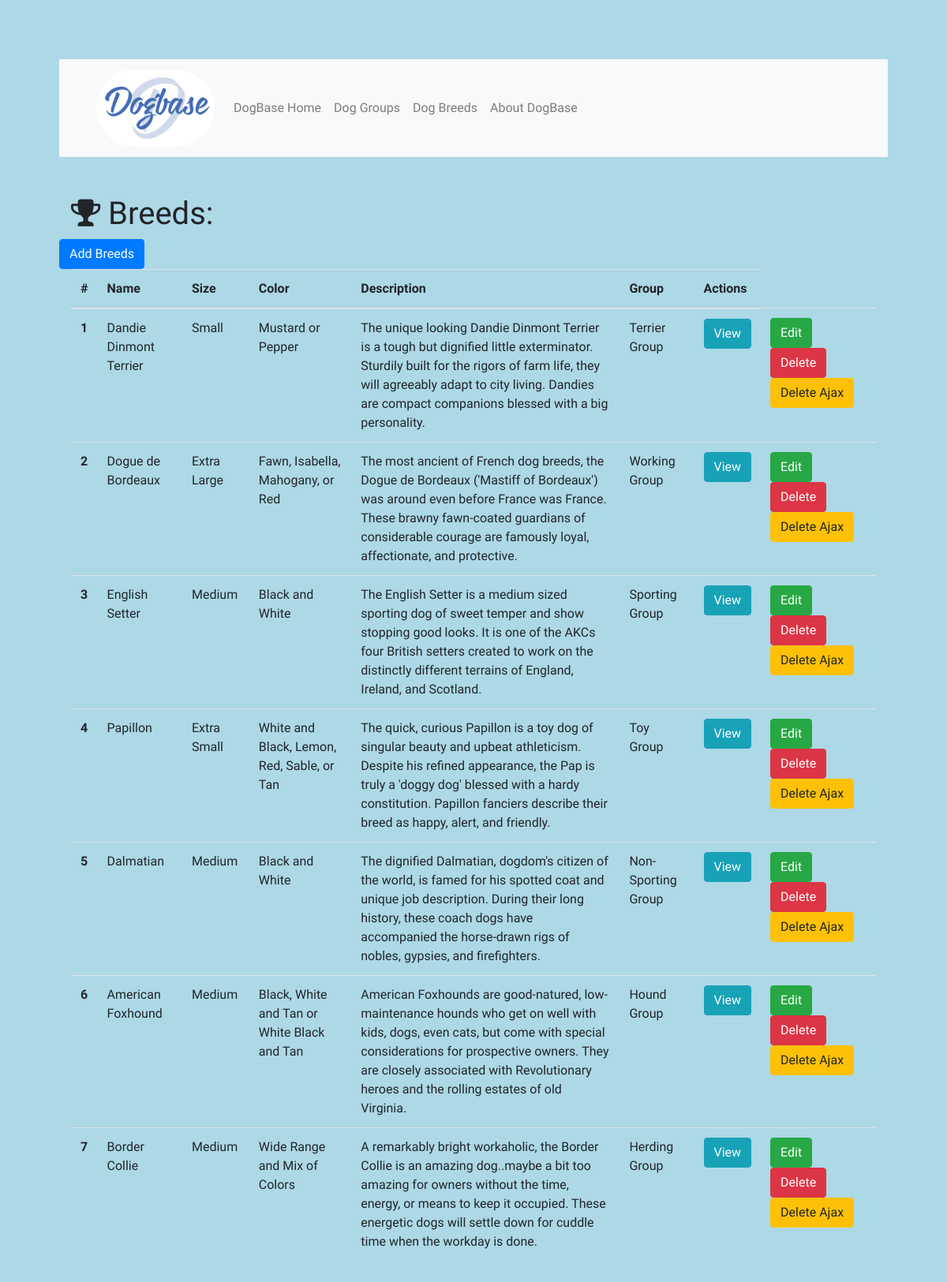
/breed, run on the app's committed database.
### dogbase.py (models this page shows)
class Breed(db.Model):
    __tablename__ = 'breed'
    id = db.Column(db.Integer, primary_key=True)
    name = db.Column(db.String(256))
    size = db.Column(db.String(64))
    color = db.Column(db.String(64))
    description = db.Column(db.Text)
    group_id = db.Column(db.Integer, db.ForeignKey('group.id'))

class Group(db.Model):
    __tablename__ = 'group'
    id = db.Column(db.Integer, primary_key=True)
    name = db.Column(db.String(64))
    about = db.Column(db.Text)
    breed = db.relationship('Breed', backref='group', cascade="delete")

### dogbase.py (the view)
@app.route('/breed')
def show_all_breeds():
    breed = Breed.query.all()
    return render_template('breed-all.html', breed=breed)

### templates/breed-all.html (shortened to what this page needs)
{% extends "base.html"%}
{% block head%}
{{super()}}
{% endblock %}
{% block page_content%}
<div class="container">
  <h1 class="mt-5"><i class="fa fa-trophy" aria-hidden="true"></i> Breeds:</h1>
  <div class="row bottom-margin">
    <a href="/breed/add" class="btn btn-primary" role="button" aria-disabled="true">Add Breeds</a>
  </div>
  {% if breed %}
  <table class="table">
    <thead>
      <tr>
        <th>#</th>
        <th>Name</th>
        <th>Size</th>
        <th>Color</th>
        <th>Description</th>
        <th>Group</th>
        <th>Actions</th>
      </tr>
    </thead>
    <tbody>
      {% for breed in breed %}
      <tr>
        <th scope="row">{{breed.id}}</th>
        <td>{{breed.name}}</td>
        <td>{{breed.size}}</td>
        <td>{{breed.color}}</td>
        <td>{{breed.description}}</td>
        <td>{{breed.group.name}}</td>
        <td>
          <button type="button" class="btn btn-info" data-toggle="modal" data-target="#{{breed.id}}">View</button>
        </td>
        <td>
          <a href="/breed/edit/{{breed.id}}" class="btn btn-success" role="button" aria-disabled="true">Edit</a>
          <a href="/breed/delete/{{breed.id}}" class="btn btn-danger" role="button" aria-disabled="true">Delete</a>
          <button class="btn btn-warning delete_ajax_btn" data-breed-id={{breed.id}}>Delete Ajax</button>
        </td>
      </tr>
      {% endfor %}
    </tbody>
  </table>
  {% else %}
  <h3>There are no breeds in the database yet.</h3> {% endif %}
</div>
{% endblock %}

### static/css/dogbase.css (style rules this page uses)
body { padding-top: 54px; background-color: lightblue; }
.container { font-family: 'Happy Monkey', cursive; }

### templates/breed-all.html (style rules this page uses)
body { padding: 75px; }

### data on the page
Breed: id "1", name "Dandie Dinmont Terrier", size "Small", color "Mustard or Pepper", description "The unique looking Dandie Dinmont Terrier is a tough but dignified little exterminator. Sturdily built for the rigors of farm life, they will agreeably adapt to city living. Dandies are compact companions blessed with a big personality.", group.name "Terrier Group"
Breed: id "2", name "Dogue de Bordeaux", size "Extra Large", color "Fawn, Isabella, Mahogany, or Red", description "The most ancient of French dog breeds, the Dogue de Bordeaux ('Mastiff of Bordeaux') was around even before France was France. These brawny fawn-coated guardians of considerable courage are famously loyal, affectionate, and protective.", group.name "Working Group"
Breed: id "3", name "English Setter", size "Medium", color "Black and White", description "The English Setter is a medium sized sporting dog of sweet temper and show stopping good looks. It is one of the AKCs four British setters created to work on the distinctly different terrains of England, Ireland, and Scotland.", group.name "Sporting Group"
Breed: id "4", name "Papillon", size "Extra Small", color "White and Black, Lemon, Red, Sable, or Tan", description "The quick, curious Papillon is a toy dog of singular beauty and upbeat athleticism. Despite his refined appearance, the Pap is truly a 'doggy dog' blessed with a hardy constitution. Papillon fanciers describe their breed as happy, alert, and friendly.", group.name "Toy Group"
Breed: id "5", name "Dalmatian", size "Medium", color "Black and White", description "The dignified Dalmatian, dogdom's citizen of the world, is famed for his spotted coat and unique job description. During their long history, these coach dogs have accompanied the horse-drawn rigs of nobles, gypsies, and firefighters.", group.name "Non-Sporting Group"
Breed: id "6", name "American Foxhound", size "Medium", color "Black, White and Tan or White Black and Tan", description "American Foxhounds are good-natured, low-maintenance hounds who get on well with kids, dogs, even cats, but come with special considerations for prospective owners. They are closely associated with Revolutionary heroes and the rolling estates of old Virginia.", group.name "Hound Group"
Breed: id "7", name "Border Collie", size "Medium", color "Wide Range and Mix of Colors", description "A remarkably bright workaholic, the Border Collie is an amazing dog..maybe a bit too amazing for owners without the time, energy, or means to keep it occupied. These energetic dogs will settle down for cuddle time when the workday is done.", group.name "Herding Group"
